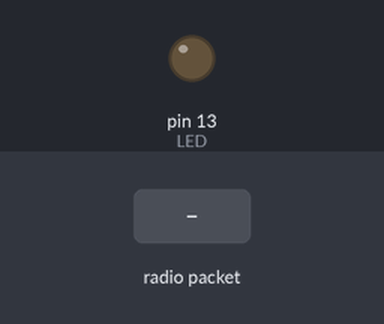
Bench run of a sketch on a simulated Arduino Uno, built for the host (arithmetic inside an expression is 32-bit, double 64-bit). Parts: output pins drawn as LEDs (lit = HIGH). Inputs (shaded band) come from the test bench. No radio packets arrive unless stated; pins used as bus, display or sensor lines are not drawn; what the sketch prints to the serial monitor is not drawn.

Above: at 1.3 s.
1.4 s: radio packet "1" arrives
At 2.6 s:
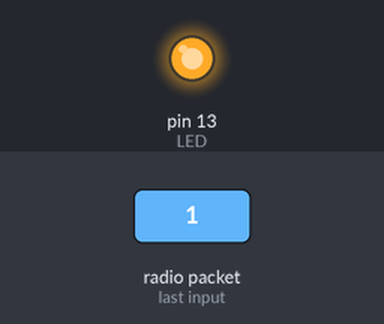
2.9 s: radio packet "0" arrives
4.4 s: radio packet "2" arrives
Timing chart, 0 to 7.4 s (numbered marks = the images above; inputs shaded):
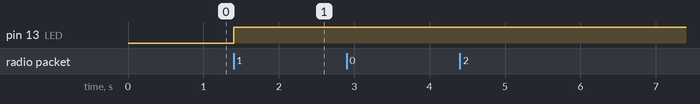

Measured:
- after the input at 1.4 s, pin 13 (LED): LOW → HIGH at once
- after the input at 2.9 s, every drawn part: stays the same
- after the input at 4.4 s, every drawn part: stays the same

The sketch:

lora_basestation.ino
```cpp
#include <SPI.h>
#include <RH_RF95.h>

/* for Feather32u4 RFM9x
#define RFM95_CS 8
#define RFM95_RST 4
#define RFM95_INT 7
*/

// for feather m0 RFM9x
#define RFM95_CS 8
#define RFM95_RST 4
#define RFM95_INT 3


/* for shield
#define RFM95_CS 10
#define RFM95_RST 9
#define RFM95_INT 7
*/

/* Feather 32u4 w/wing
#define RFM95_RST     11   // "A"
#define RFM95_CS      10   // "B"
#define RFM95_INT     2    // "SDA" (only SDA/SCL/RX/TX have IRQ!)
*/

/* Feather m0 w/wing
#define RFM95_RST     11   // "A"
#define RFM95_CS      10   // "B"
#define RFM95_INT     6    // "D"
*/


// Change to 434.0 or other frequency, must match RX's freq!
#define RF95_FREQ 915.0

// Singleton instance of the radio driver
RH_RF95 rf95(RFM95_CS, RFM95_INT);

// Blinky on receipt
#define LED 13

void setup()
{
  pinMode(LED, OUTPUT);
  pinMode(RFM95_RST, OUTPUT);
  digitalWrite(RFM95_RST, HIGH);

  Serial.begin(115200);
  while (!Serial) {
    delay(1);
  }
  delay(100);

  Serial.println("Snake tracker base station!");

  // manual reset
  digitalWrite(RFM95_RST, LOW);
  delay(10);
  digitalWrite(RFM95_RST, HIGH);
  delay(10);

  while (!rf95.init()) {
    Serial.println("LoRa radio init failed");
    Serial.println("Uncomment '#define SERIAL_DEBUG' in RH_RF95.cpp for detailed debug info");
    while (1);
  }
  Serial.println("LoRa radio init OK!");

  // Defaults after init are 434.0MHz, modulation GFSK_Rb250Fd250, +13dbM
  if (!rf95.setFrequency(RF95_FREQ)) {
    Serial.println("setFrequency failed");
    while (1);
  }
  Serial.print("Set Freq to: "); Serial.println(RF95_FREQ);

  // Defaults after init are 434.0MHz, 13dBm, Bw = 125 kHz, Cr = 4/5, Sf = 128chips/symbol, CRC on

  // The default transmitter power is 13dBm, using PA_BOOST.
  // If you are using RFM95/96/97/98 modules which uses the PA_BOOST transmitter pin, then
  // you can set transmitter powers from 5 to 23 dBm:
  rf95.setTxPower(23, false);
  rf95.setPromiscuous(true);
}

void loop()
{
  //uint8_t data[] = "get away snake!";
  //rf95.send(data, sizeof(data));
  //rf95.waitPacketSent();
  //Serial.println("acknowledge sent");
  //digitalWrite(LED, LOW);
  //delay(2000);

  if (rf95.available())
  {
    // Should be a message for us now
    uint8_t buf[RH_RF95_MAX_MESSAGE_LEN];
    uint8_t len = sizeof(buf);

    if (rf95.recv(buf, &len))
    {
      digitalWrite(LED, HIGH);
      RH_RF95::printBuffer("Received: ", buf, len);
      Serial.print("Got: ");
      Serial.println((char*)buf);
      Serial.print("RSSI: ");
      Serial.println(rf95.lastRssi(), DEC);
    }
    else
    {
      Serial.println("Receive failed");
    }
  }
}
```
